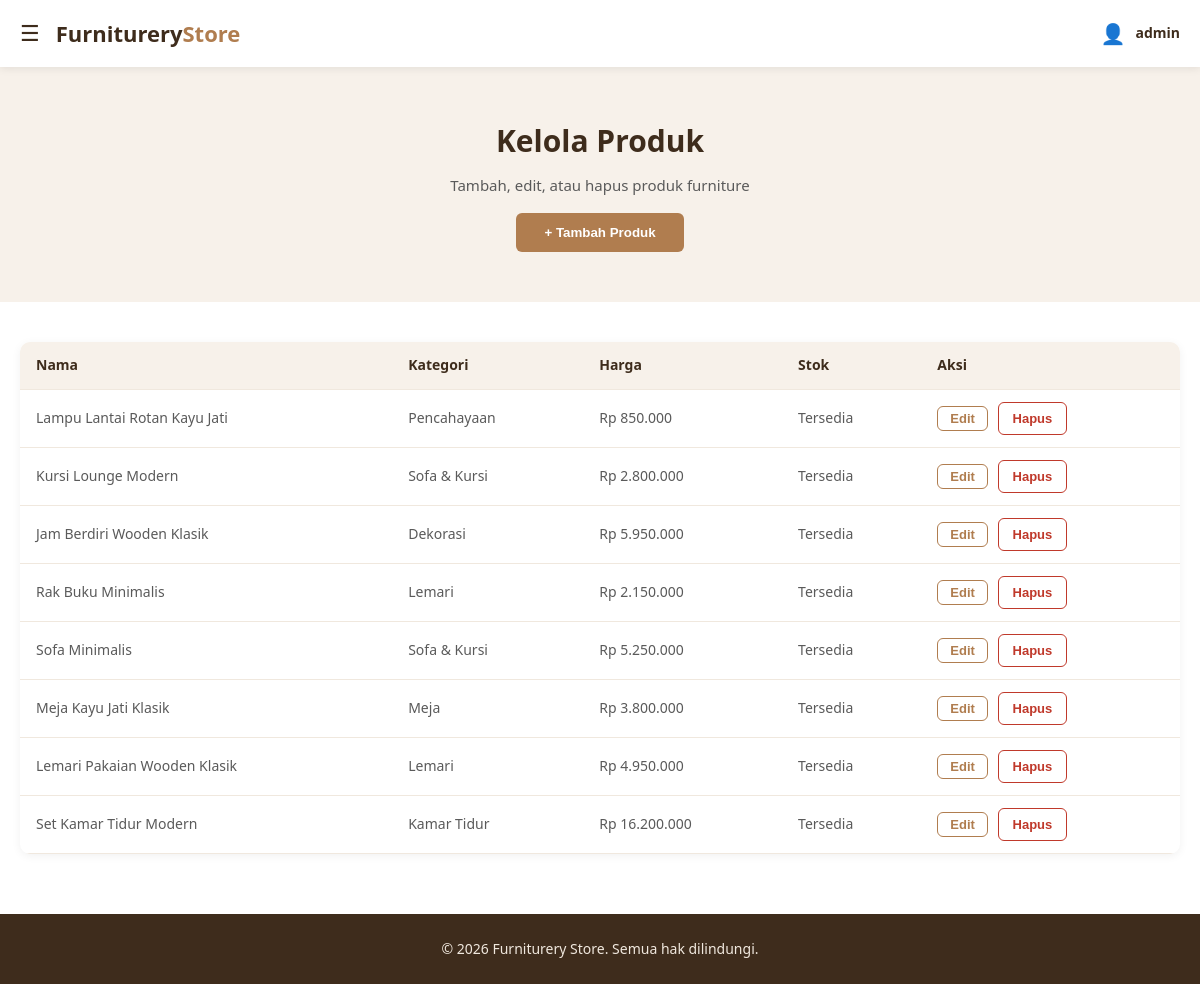
/admin/produk.php (signed in), run on the app's committed database.
### tables this page shows
CREATE TABLE `produk` (
  `id` int(11) NOT NULL,
  `nama` varchar(100) NOT NULL,
  `kategori_id` int(11) NOT NULL,
  `dikelola_oleh` int(11) NOT NULL,
  `harga` int(15) NOT NULL,
  `deskripsi` text NOT NULL,
  `gambar` varchar(100) NOT NULL,
  `material` varchar(100) NOT NULL,
  `dimensi` varchar(50) NOT NULL,
  `warna` varchar(50) NOT NULL,
  `stok` varchar(20) NOT NULL
);

CREATE TABLE `kategori` (
  `id` int(11) NOT NULL,
  `nama_kategori` varchar(50) NOT NULL
);

### admin/produk.php (the view, shortened to what this page needs)
<?php
require "../config/koneksi.php";
$query = mysqli_query($koneksi, "SELECT p.*, k.nama_kategori FROM produk p LEFT JOIN kategori k ON p.kategori_id = k.id ORDER BY p.id ASC");
?>
<!DOCTYPE html>
<html lang="id">
<head>
    <link rel="stylesheet" href="../assets/css/style.css">
</head>
<body>
    <header class="navbar">
        <div class="container navbar-inner">
            <div class="navbar-left">
                <button class="hamburger-btn" onclick="document.getElementById('adminMenu').classList.toggle('open')">&#9776;</button>
                <a href="../index.php" class="logo">Furniturery<span>Store</span></a>
            </div>
            <div class="admin-info">
                <span class="admin-icon">&#128100;</span>
                <span class="admin-name"><?php echo $_SESSION['admin_username']; ?></span>
            </div>
        </div>
    </header>
   <section class="page-header">
        <div class="container">
            <h1>Kelola Produk</h1>
            <p>Tambah, edit, atau hapus produk furniture</p>
            <button type="button" class="btn-primary" style="margin-top: 16px; border: none; cursor: pointer;" onclick="document.getElementById('modalTambah').classList.add('open')">+ Tambah Produk</button>
        </div>
    </section>
    <section class="pesan-section">
        <div class="container">
            <table class="pesan-table">
                <tr>
                    <th>Nama</th>
                    <th>Kategori</th>
                    <th>Harga</th>
                    <th>Stok</th>
                    <th>Aksi</th>
                </tr>
                <?php while ($row = mysqli_fetch_assoc($query)): ?>
                <tr>
                    <td><?php echo $row['nama']; ?></td>
                    <td><?php echo $row['nama_kategori']; ?></td>
                    <td>Rp <?php echo number_format($row['harga'], 0, ',', '.'); ?></td>
                    <td><?php echo $row['stok']; ?></td>
                    <td>
                        <button type="button" class="btn-edit-produk" onclick="bukaEdit(<?php echo htmlspecialchars(json_encode($row), ENT_QUOTES); ?>)">Edit</button>
                        <button type="button" class="btn-hapus-pesan" onclick="confirmHapus(<?php echo $row['id']; ?>)">Hapus</button>
                    </td>
                </tr>
                <?php endwhile; ?>
            </table>
        </div>
    </section>
    <footer class="footer">
        <div class="container">
            <p>&copy; 2026 Furniturery Store. Semua hak dilindungi.</p>
        </div>
    </footer>
</body>
</html>

### assets/css/style.css (style rules this page uses)
* { margin: 0; padding: 0; box-sizing: border-box; }
body { font-family: 'Segoe UI', Tahoma, sans-serif; color: #2b2b2b; line-height: 1.6; }
.container { max-width: 1200px; margin: 0 auto; padding: 0 20px; }
a { text-decoration: none; color: inherit; }
.navbar { background: #ffffff; box-shadow: 0 2px 8px rgba(0,0,0,0.08); position: sticky; top: 0; z-index: 100; position: relative; }
.navbar-inner { display: flex; justify-content: space-between; align-items: center; padding: 16px 20px; }
.logo { font-size: 22px; font-weight: 700; color: #3e2c1c; }
.logo span { color: #b07d4f; }
.footer { background: #3e2c1c; color: #f0e8de; text-align: center; padding: 24px 0; font-size: 14px; }
.btn-primary { display: inline-block; background: #b07d4f; color: #fff; padding: 12px 28px; border-radius: 6px; font-weight: 600; transition: background 0.2s; }
.page-header { background: #f7f1ea; padding: 50px 0; text-align: center; }
.page-header h1 { font-size: 30px; color: #3e2c1c; margin-bottom: 8px; }
.page-header p { color: #5a5a5a; font-size: 15px; }
.navbar-inner { justify-content: space-between; flex-wrap: wrap; }
.admin-info { display: flex; align-items: center; gap: 10px; }
.admin-icon { font-size: 20px; }
.admin-name { font-weight: 600; color: #3e2c1c; font-size: 14px; }
.hamburger-btn { background: none; border: none; font-size: 22px; color: #3e2c1c; cursor: pointer; margin-right: 4px; }
.navbar-left { display: flex; align-items: center; gap: 12px; position: relative; }
.pesan-section { padding: 40px 0 60px; }
.pesan-table { width: 100%; border-collapse: collapse; background: #fff; border-radius: 10px; overflow: hidden; box-shadow: 0 2px 10px rgba(0,0,0,0.06); }
.pesan-table th, .pesan-table td { padding: 12px 16px; text-align: left; font-size: 14px; border-bottom: 1px solid #f0e8de; }
.pesan-table th { background: #f7f1ea; color: #3e2c1c; font-weight: 600; }
.pesan-table td { color: #5a5a5a; }
.btn-hapus-pesan { color: #c0392b; font-size: 13px; font-weight: 600; border: 1px solid #c0392b; padding: 4px 12px; border-radius: 6px; }
.btn-hapus-pesan { color: #c0392b; font-size: 13px; font-weight: 600; border: 1px solid #c0392b; padding: 4px 12px; border-radius: 6px; background: none; cursor: pointer; }
.btn-edit-produk { color: #b07d4f; font-size: 13px; font-weight: 600; border: 1px solid #b07d4f; padding: 4px 12px; border-radius: 6px; background: none; cursor: pointer; margin-right: 6px; }
.btn-hapus-pesan { background: none; border: 1px solid #c0392b; color: #c0392b; padding: 8px 14px; border-radius: 6px; font-size: 13px; font-weight: 600; cursor: pointer; transition: all 0.2s; }

### data on the page
produk: nama "Lampu Lantai Rotan Kayu Jati", kategori.nama_kategori "Pencahayaan", harga "850.000", stok "Tersedia"
produk: nama "Kursi Lounge Modern", kategori.nama_kategori "Sofa & Kursi", harga "2.800.000", stok "Tersedia"
produk: nama "Jam Berdiri Wooden Klasik", kategori.nama_kategori "Dekorasi", harga "5.950.000", stok "Tersedia"
produk: nama "Rak Buku Minimalis", kategori.nama_kategori "Lemari", harga "2.150.000", stok "Tersedia"
produk: nama "Sofa Minimalis", kategori.nama_kategori "Sofa & Kursi", harga "5.250.000", stok "Tersedia"
produk: nama "Meja Kayu Jati Klasik", kategori.nama_kategori "Meja", harga "3.800.000", stok "Tersedia"
produk: nama "Lemari Pakaian Wooden Klasik", kategori.nama_kategori "Lemari", harga "4.950.000", stok "Tersedia"
produk: nama "Set Kamar Tidur Modern", kategori.nama_kategori "Kamar Tidur", harga "16.200.000", stok "Tersedia"

### other printed values
$_SESSION['admin_username'] "admin"
